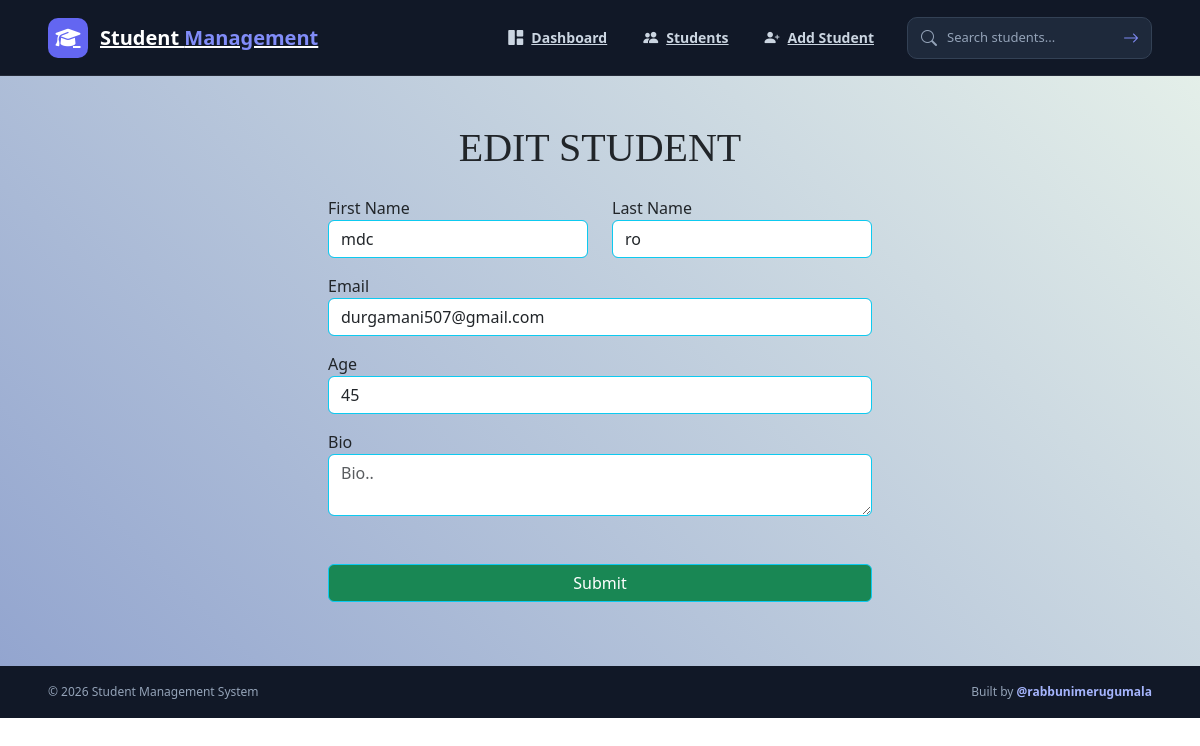
Page /edit_student/5 on the committed database.
### main.py (models this page shows)
class Student(db.Model):
    id = db.Column(db.Integer, primary_key=True)
    first_name = db.Column(db.String(100), nullable=False)
    last_name = db.Column(db.String(100), nullable=False)
    email = db.Column(db.String(80), unique=True, nullable=False)
    age = db.Column(db.Integer)
    created_at = db.Column(db.DateTime(timezone=True), server_default=func.now())
    bio = db.Column(db.Text)

### main.py (the view, shortened to what this page needs)
@app.route('/edit_student/<int:student_id>', methods=('GET', 'POST'))
def edit_student(student_id):
    student = Student.query.get_or_404(student_id)
    return render_template('edit_student.html', student=student)

### templates/edit_student.html (shortened to what this page needs)
{% extends 'base.html' %}
{% block content %}
<div style="background-image: linear-gradient(45deg, #93a5cf 0%, #e4efe9 100%);">
    <h1 style="font-family: 'Aclonica';font-size: 40px" class="text-center pt-5">EDIT STUDENT</h1>
    <form method="post" class="container col-md-6">
        <div class="p-3">
            <div class="row">
                <div class="col mb-3">
                    <label for="first_name">First Name</label>
                    <input value="{{student.first_name}}" type="text" class="form-control border border-info"
                           placeholder=" Student First Name.."
                           aria-label="First name" name="first_name" id="first_name" required>
                </div>
                <div class="col mb-3">
                    <label for="last_name">Last Name</label>
                    <input value="{{student.last_name}}" type="text" class="form-control border border-info"
                           placeholder=" Student Last Name.."
                           aria-label="Last name" name="last_name" id="last_name" required>
                </div>
            </div>
            <div class="mb-3">
                <label for="email">Email</label>
                <input value="{{student.email}}" type="email" class="form-control  border-info "
                       placeholder=" Student Email.." name="email"
                       id="email" required>
            </div>
            <div class="mb-3">
                <label for="age">Age</label>
                <input value="{{student.age}}" type="text" class="form-control border border-info"
                       placeholder=" Student Age.." name="age" id="age" required>
            </div>
            <label for="bio">Bio</label>
            <br>
            <textarea name="bio"
                      id="bio"
                      placeholder="Bio.."
                      class="form-control mb-5 border border-info"
            >{{student.bio}}</textarea>
            <div class="d-grid my-5">
                <button class="btn btn-success border border-info " type="submit">Submit</button>
            </div>
        </div>
    </form>
</div>
{% endblock %}

### static/styles/style.css (style rules this page uses)
* { margin: 0; padding: 0; box-sizing: border-box; }
html, body { min-height: 100%; }
body { font-family: "Segoe UI", Arial, sans-serif; background: #f5f7fb; color: #172033; }

### rows in the picture
Student: first_name "mdc", last_name "ro", email "durgamani507@gmail.com", age "45"
